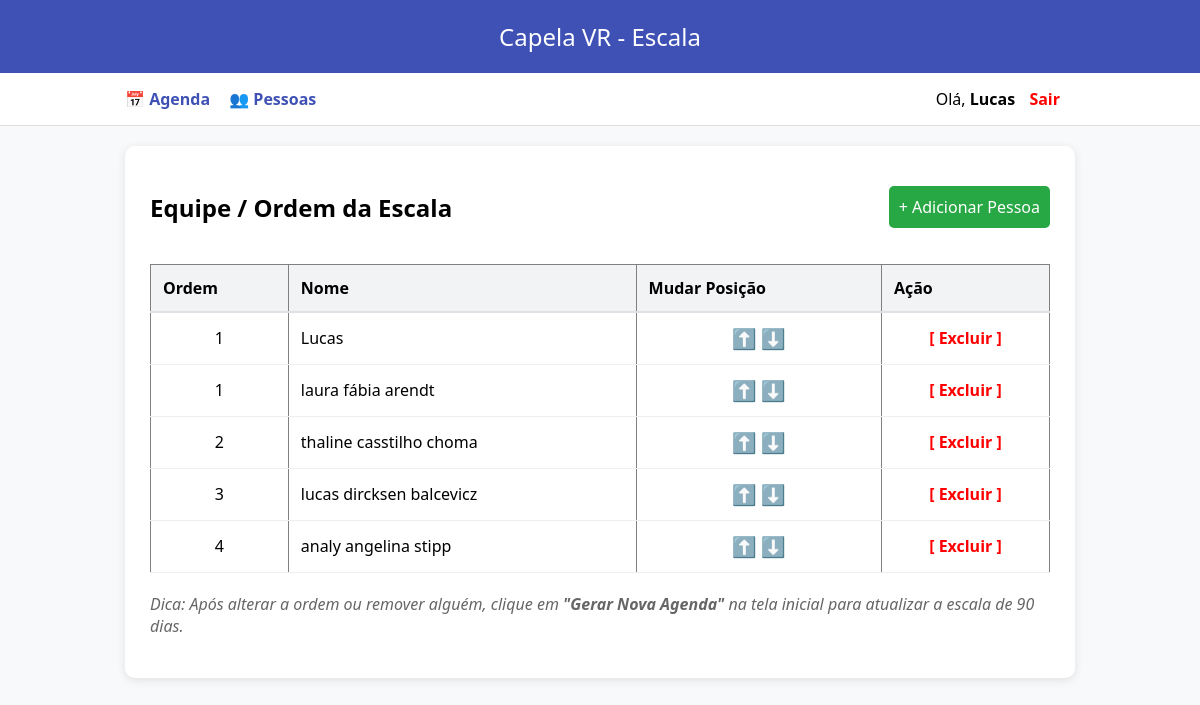
Screenshot of /pessoas (signed in) with the database file from the repository.
### tables this page shows
CREATE TABLE pessoas (
                id INTEGER PRIMARY KEY AUTOINCREMENT,
                nome TEXT NOT NULL,
                senha TEXT DEFAULT '1234',
                role TEXT DEFAULT 'user',
                primeiro_login INTEGER DEFAULT 1,
                ordem INTEGER NOT NULL,
                ativo INTEGER DEFAULT 1
            , login TEXT);

### app.py (the view)
@app.route("/pessoas")
def pessoas():
    if session.get('role') != 'admin':
        logging.warning(f"Acesso negado em /pessoas para {session.get('nome')}")
        return redirect(url_for("login"))
    with get_db() as db:
        c = db.cursor()
        c.execute("SELECT * FROM pessoas ORDER BY ordem")
        lista = c.fetchall()
    return render_template("pessoas.html", pessoas=lista)

### app.py (called while the page is built)
def get_db():
    conn = sqlite3.connect(DB_NAME, timeout=10)
    conn.row_factory = sqlite3.Row
    return conn

### templates/pessoas.html
{% extends "base.html" %}
{% block content %}
<div style="display: flex; justify-content: space-between; align-items: center;">
    <h2>Equipe / Ordem da Escala</h2>
    <a href="/cadastrar" style="background: #28a745; color: white; padding: 10px; text-decoration: none; border-radius: 5px;">+ Adicionar Pessoa</a>
</div>
<table border="1" style="width: 100%; border-collapse: collapse; margin-top: 20px;">
    <thead>
        <tr style="background: #f4f4f4;">
            <th>Ordem</th>
            <th>Nome</th>
            <th>Mudar Posição</th>
            <th>Ação</th>
        </tr>
    </thead>
    <tbody>
        {% for p in pessoas %}
        <tr>
            <td align="center">{{ p['ordem'] }}</td>
            <td>{{ p['nome'] }}</td>
            <td align="center">
                <a href="/mover_pessoa/{{ p['id'] }}/subir" style="text-decoration: none; font-size: 20px;">⬆️</a>
                <a href="/mover_pessoa/{{ p['id'] }}/descer" style="text-decoration: none; font-size: 20px;">⬇️</a>
            </td>
            <td align="center">
                <a href="/remover_pessoa/{{ p['id'] }}"
                   onclick="return confirm('Deseja mesmo remover {{ p['nome'] }}? Isso afetará a agenda.')"
                   style="color: red; text-decoration: none; font-weight: bold;">[ Excluir ]</a>
            </td>
        </tr>
        {% endfor %}
    </tbody>
</table>
<p style="margin-top: 20px; color: #666;">
    <i>Dica: Após alterar a ordem ou remover alguém, clique em <b>"Gerar Nova Agenda"</b> na tela inicial para atualizar a escala de 90 dias.</i>
</p>
{% endblock %}

### templates/base.html (shortened to what this page needs)
<!DOCTYPE html>
<html>
<head>
    <link rel="stylesheet" href="{{ url_for('static', filename='style.css') }}">
</head>
<body>
    <header>Capela VR - Escala</header>
    <nav>
        <div style="display: flex; justify-content: space-between; max-width: 950px; margin: auto;">
            <div>
                <a href="/">📅 Agenda</a>
                {% if session.get('role') == 'admin' %}
                    <a href="/pessoas">👥 Pessoas</a>
                {% endif %}
            </div>
            <div>
                {% if session.get('nome') %}
                    <span>Olá, <b>{{ session['nome']|capitalize }}</b></span>
                    <a href="/logout" style="color: red; margin-left: 10px;">Sair</a>
                {% else %}
                    <a href="/login">Entrar</a>
                {% endif %}
            </div>
        </div>
    </nav>
    <div class="container">
        {% block content %}{% endblock %}
    </div>
</body>
</html>

### static/style.css (style rules this page uses)
body { font-family: 'Segoe UI', sans-serif; background: #f8f9fa; margin: 0; padding: 0; }
header { background: #3f51b5; color: white; padding: 20px; text-align: center; font-size: 24px; }
nav { background: white; padding: 15px; border-bottom: 1px solid #ddd; margin-bottom: 20px; }
nav a { margin-right: 15px; text-decoration: none; color: #3f51b5; font-weight: bold; }
.container { max-width: 900px; margin: auto; background: white; padding: 25px; border-radius: 10px; box-shadow: 0 2px 10px rgba(0,0,0,0.1); }
table { width: 100%; border-collapse: collapse; margin-top: 15px; }
th { background: #f1f3f5; padding: 12px; text-align: left; border-bottom: 2px solid #dee2e6; }
td { padding: 12px; border-bottom: 1px solid #eee; }

### rows the page displays
pessoas: ordem "1", nome "Lucas"
pessoas: ordem "1", nome "laura fábia arendt"
pessoas: ordem "2", nome "thaline casstilho choma"
pessoas: ordem "3", nome "lucas dircksen balcevicz"
pessoas: ordem "4", nome "analy angelina stipp"

### other values shown
{{ session['nome']|capitalize }} "Lucas"
